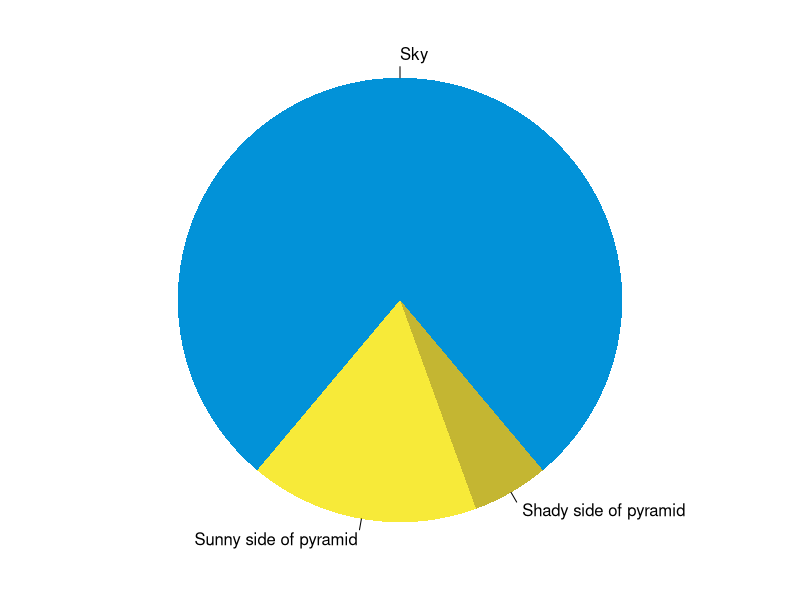
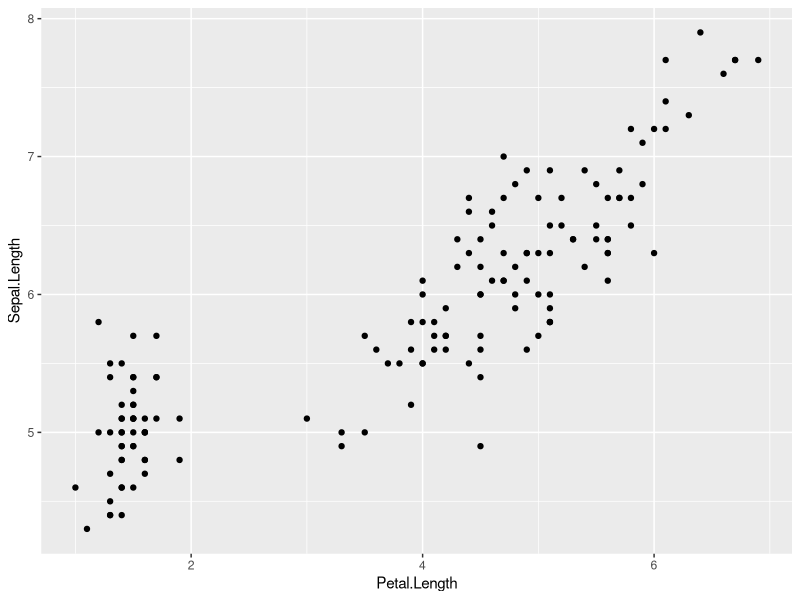

Recreate these plots in R, in order.
## ---- chunk 1
require(knitr)
opts_chunk$set(fig.width = 12, # originally 12
               fig.height = 6, # originally 6
               dpi = 300,
  
               par = TRUE,
               echo = FALSE,
               results = "hide",
               message = FALSE,
               warning = FALSE)

library(ggplot2)
## ---- chunk 2
par(mar = c(0, 1, 0, 1))
pie(
  c(280, 60, 20),
  c('Sky', 'Sunny side of pyramid', 'Shady side of pyramid'),
  col = c('#0292D8', '#F7EA39', '#C4B632'),
  init.angle = -50, border = NA
)
## ---- chunk 3

ggplot(iris, aes(x = Petal.Length, y = Sepal.Length)) + geom_point()
